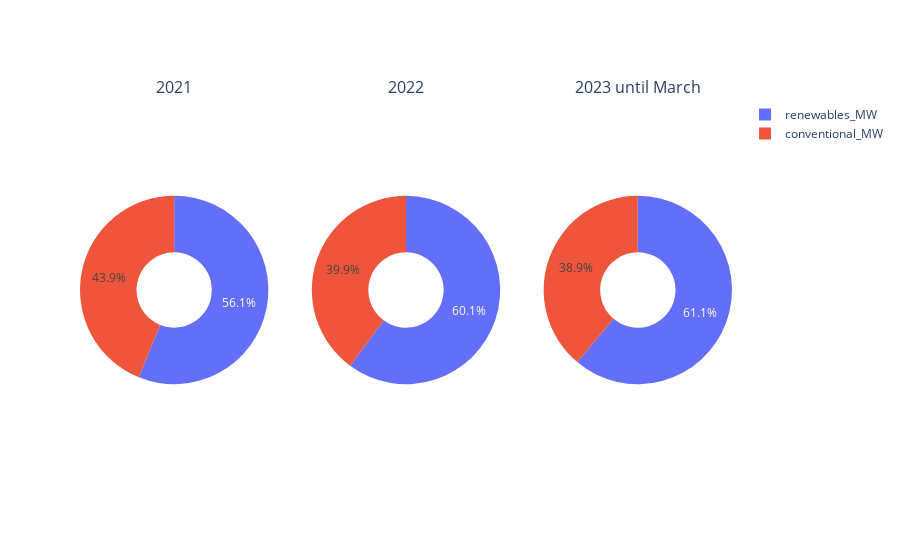

The code cell stored with this chart in its notebook:
### Code cell
df = con.execute("SELECT * FROM renewables_vs_conventional_generation_capacity").df()
labels = ["renewables_MW", "conventional_MW"]
fig = make_subplots(rows=1, cols=3, specs=[[{'type':'domain'}, {'type':'domain'}, {'type':'domain'}]], subplot_titles=["2021", "2022", "2023 until March"])
for index, year in enumerate(df["year"].unique()):
    df_year = df[df["year"] == year]
    fig.add_trace(go.Pie(labels=labels, values=[df_year["renewables_MW"].values[0], df_year["conventional_MW"].values[0]], name=str(year)),
                  1, index + 1)
fig.update_traces(hole=.4, hoverinfo="label+percent+name")

fig.show()

### Figure 1 — Plotly figure (JSON) as saved in the notebook; plotly's stock layout.template omitted (floating-point values rounded to 4 significant figures)
{"data": [{"domain": {"x": [0, 0.2889], "y": [0, 1]}, "hole": 0.4, "hoverinfo": "label+percent+name", "labels": ["renewables_MW", "conventional_MW"], "name": "2021", "type": "pie", "values": [129089, 100927]}, {"domain": {"x": [0.3556, 0.6444], "y": [0, 1]}, "hole": 0.4, "hoverinfo": "label+percent+name", "labels": ["renewables_MW", "conventional_MW"], "name": "2022", "type": "pie", "values": [133405, 88507]}, {"domain": {"x": [0.7111, 1], "y": [0, 1]}, "hole": 0.4, "hoverinfo": "label+percent+name", "labels": ["renewables_MW", "conventional_MW"], "name": "2023", "type": "pie", "values": [141543, 90001]}], "layout": {"annotations": [{"font": {"size": 16}, "showarrow": false, "text": "2021", "x": 0.1444, "xanchor": "center", "xref": "paper", "y": 1, "yanchor": "bottom", "yref": "paper"}, {"font": {"size": 16}, "showarrow": false, "text": "2022", "x": 0.5, "xanchor": "center", "xref": "paper", "y": 1, "yanchor": "bottom", "yref": "paper"}, {"font": {"size": 16}, "showarrow": false, "text": "2023 until March", "x": 0.8556, "xanchor": "center", "xref": "paper", "y": 1, "yanchor": "bottom", "yref": "paper"}]}}
